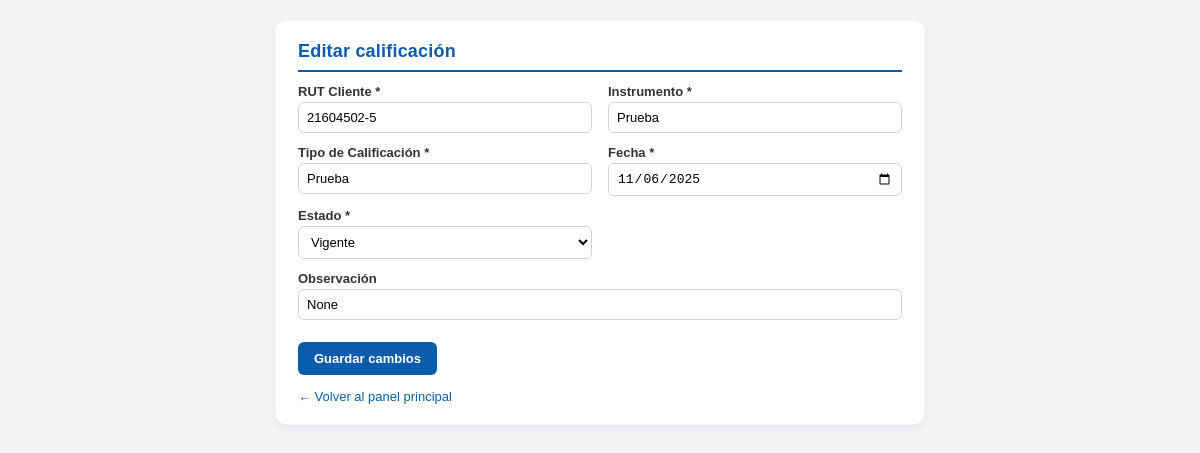
The app's page /calificaciones/1/editar/ (signed in) with its own data.
### miApp/models.py (models this page shows, shortened)
class Calificacion(models.Model):
    rut_cliente = models.CharField(max_length=20)
    instrumento = models.CharField(max_length=100)
    tipo_calificacion = models.CharField(max_length=20)
    fecha_calificacion = models.DateField()
    estado = models.CharField(max_length=20, default='vigente')
    observacion = models.TextField(blank=True, null=True)
    creado_por = models.ForeignKey(
        Usuario,
        on_delete=models.SET_NULL,
        null=True,
        blank=True,
        related_name='calificaciones_creadas'
    )

### miApp/views.py (the view, shortened to what this page needs)
# urls.py: path('calificaciones/<int:id>/editar/', editar_calificacion, name='editar_calificacion'),
@login_required
def editar_calificacion(request, id):
    calificacion = get_object_or_404(Calificacion, id=id)
    usuario_negocio = None
    if request.user.email:
        usuario_negocio = Usuario.objects.filter(correo=request.user.email).first()
    es_admin = request.user.is_superuser
    es_creador = usuario_negocio and calificacion.creado_por and (calificacion.creado_por.id == usuario_negocio.id)
    if not (es_admin or es_creador):
        messages.error(request, "No tienes permisos para editar esta calificación.")
        return redirect('main')
    return render(request, 'editar_calificacion.html', {
        'calificacion': calificacion
    })

### miApp/templates/editar_calificacion.html (shortened to what this page needs)
<!DOCTYPE html>
<html lang="es">
<head>
</head>
<body>
  <div class="card">
    <h1>Editar calificación</h1>
    <form method="POST">
      <div>
        <label for="rut">RUT Cliente *</label>
        <input
          id="rut"
          name="rut"
          type="text"
          value="{{ calificacion.rut_cliente }}"
          required
        />
      </div>
      <div>
        <label for="instrumento">Instrumento *</label>
        <input
          id="instrumento"
          name="instrumento"
          type="text"
          value="{{ calificacion.instrumento }}"
          required
        />
      </div>
      <div>
        <label for="tipo_calificacion">Tipo de Calificación *</label>
        <input
          id="tipo_calificacion"
          name="tipo_calificacion"
          type="text"
          value="{{ calificacion.tipo_calificacion }}"
          required
        />
      </div>
      <div>
        <label for="fecha">Fecha *</label>
        <input
          id="fecha"
          name="fecha"
          type="date"
          value="{{ calificacion.fecha_calificacion|date:'Y-m-d' }}"
          required
        />
      </div>
      <div>
        <label for="estado">Estado *</label>
        <select id="estado" name="estado" required>
          <option value="vigente" {% if calificacion.estado == 'vigente' %}selected{% endif %}>Vigente</option>
        </select>
      </div>
      <div class="full">
        <label for="observacion">Observación</label>
        <input
          id="observacion"
          name="observacion"
          type="text"
          value="{{ calificacion.observacion }}"
        />
      </div>
      <div class="full">
        <button type="submit">Guardar cambios</button>
      </div>
    </form>
    <div class="links">
      <a href="{% url 'main' %}">← Volver al panel principal</a>
    </div>
  </div>
</body>
</html>

### miApp/templates/editar_calificacion.html (style rules this page uses)
:root { --azul: #0b5cad; --azul-oscuro: #094d91; --gris-fondo: #f3f4f6; }
* { box-sizing: border-box; }
body { font-family: Arial, Helvetica, sans-serif; background-color: var(--gris-fondo); margin: 0; padding: 20px; color: #333; }
.card { max-width: 650px; margin: 0 auto; background: #fff; border-radius: 12px; padding: 20px 22px; box-shadow: 0 4px 10px rgba(15, 23, 42, 0.05); border: 1px solid rgba(0,0,0,0.03); }
h1 { font-size: 18px; margin-top: 0; color: var(--azul); border-bottom: 2px solid var(--azul); padding-bottom: 8px; letter-spacing: 0.2px; }
form { margin-top: 12px; display: grid; grid-template-columns: repeat(2, minmax(200px, 1fr)); gap: 12px 16px; }
label { display: block; margin-bottom: 3px; font-size: 13px; font-weight: bold; }
input, select { width: 100%; padding: 7px 8px; border-radius: 6px; border: 1px solid #d1d5db; font-size: 13px; background: #fff; }
.full { grid-column: 1 / -1; }
button { margin-top: 10px; background-color: var(--azul); color: white; border: none; border-radius: 6px; padding: 9px 16px; cursor: pointer; font-weight: bold; font-size: 13px; transition: background 0.15s ease; }
.links { margin-top: 14px; font-size: 13px; }
.links a { color: var(--azul); text-decoration: none; }

### records on screen
Calificacion: rut "21604502-5", instrumento "Prueba", tipo_calificacion "Prueba", fecha "11/06/2025", estado "Vigente", observacion "None"
